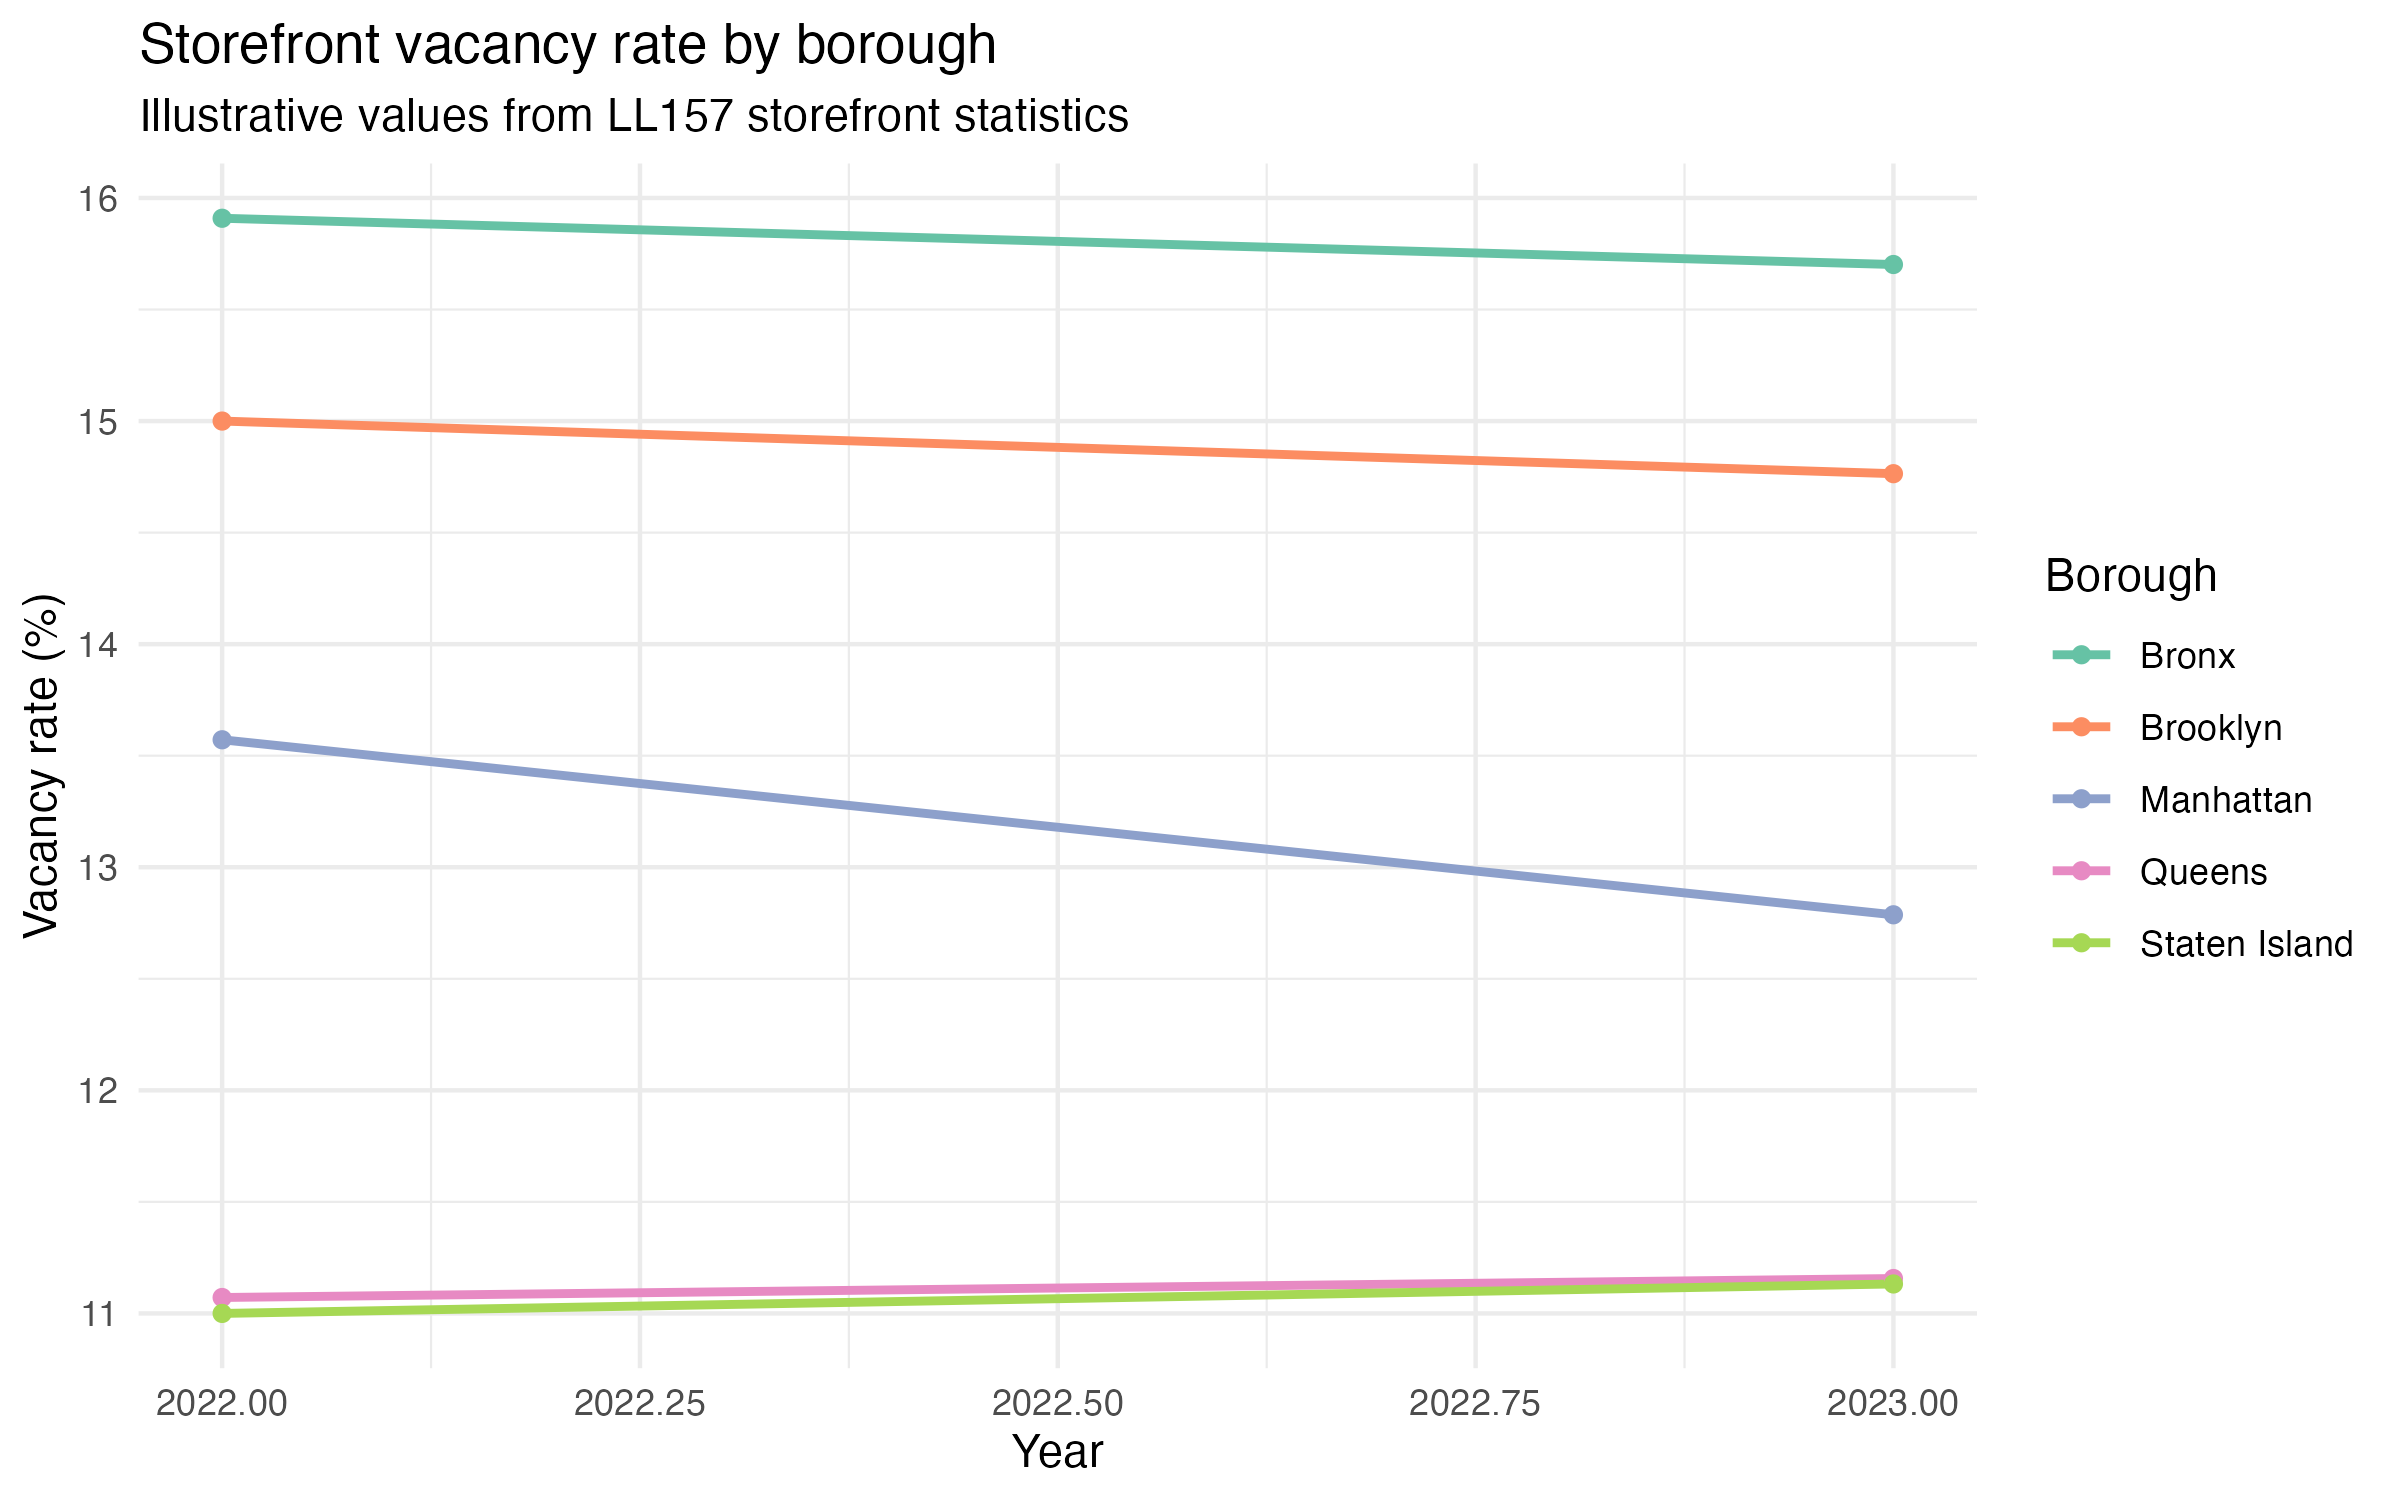

This figure's R source:
# Purpose: Quick visualization of vacancy rates by borough over time.

source(here::here("code", "00_setup.R"))

indicator_path <- data_path("indicators", "crgb_storefront_indicators.csv")
if (!file.exists(indicator_path)) {
  stop("Indicator file not found. Run code/03_build_indicators.R first.")
}

indicators <- readr::read_csv(indicator_path, show_col_types = FALSE)

boroughs <- indicators |>
  filter(geography_type == "borough") |>
  mutate(vacancy_pct = vacancy_rate * 100)

theme_fun <- function() {
  if (requireNamespace("councildown", quietly = TRUE)) {
    return(councildown::theme_council())
  }
  theme_minimal()
}

scale_colour_fun <- function() {
  if (requireNamespace("councildown", quietly = TRUE)) {
    return(councildown::scale_colour_council())
  }
  scale_color_brewer(palette = "Set2")
}

p <- ggplot(boroughs, aes(x = year, y = vacancy_pct, color = geography_name, group = geography_name)) +
  geom_line(size = 1) +
  geom_point() +
  labs(
    title = "Storefront vacancy rate by borough",
    subtitle = "Illustrative values from LL157 storefront statistics",
    x = "Year",
    y = "Vacancy rate (%)",
    color = "Borough"
  ) +
  scale_colour_fun() +
  theme_fun()

ggsave(filename = viz_path("vacancy_rate_by_borough.png"), plot = p, width = 8, height = 5, dpi = 300)
message("Saved viz/vacancy_rate_by_borough.png")
